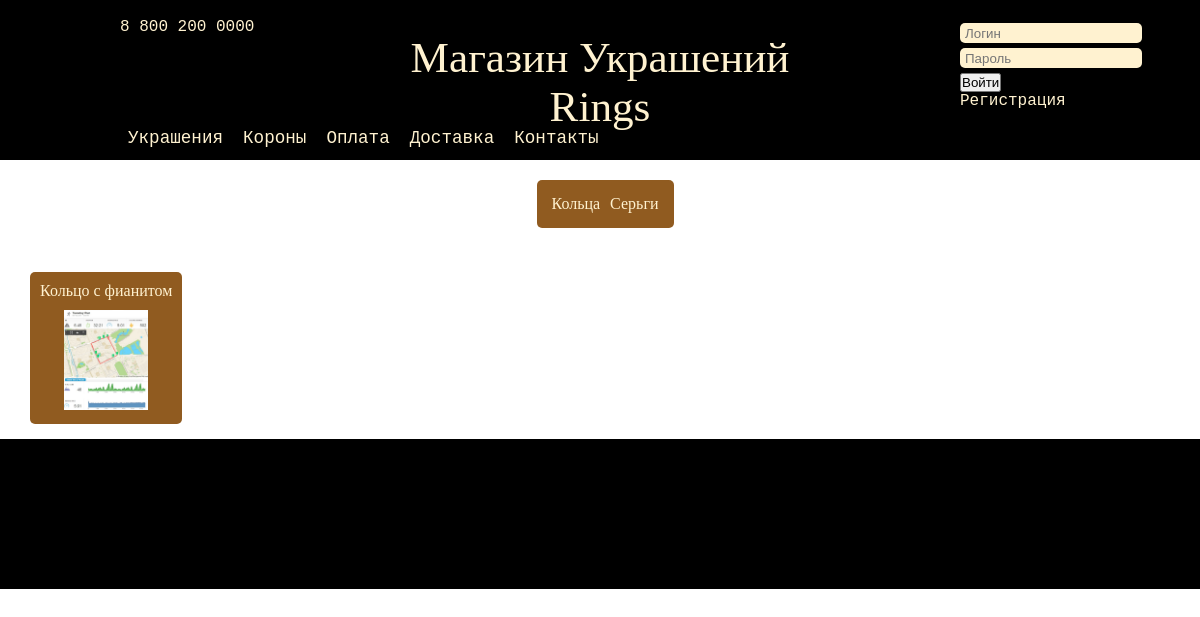
/jewels/1/, run on an earlier commit of the app's database.
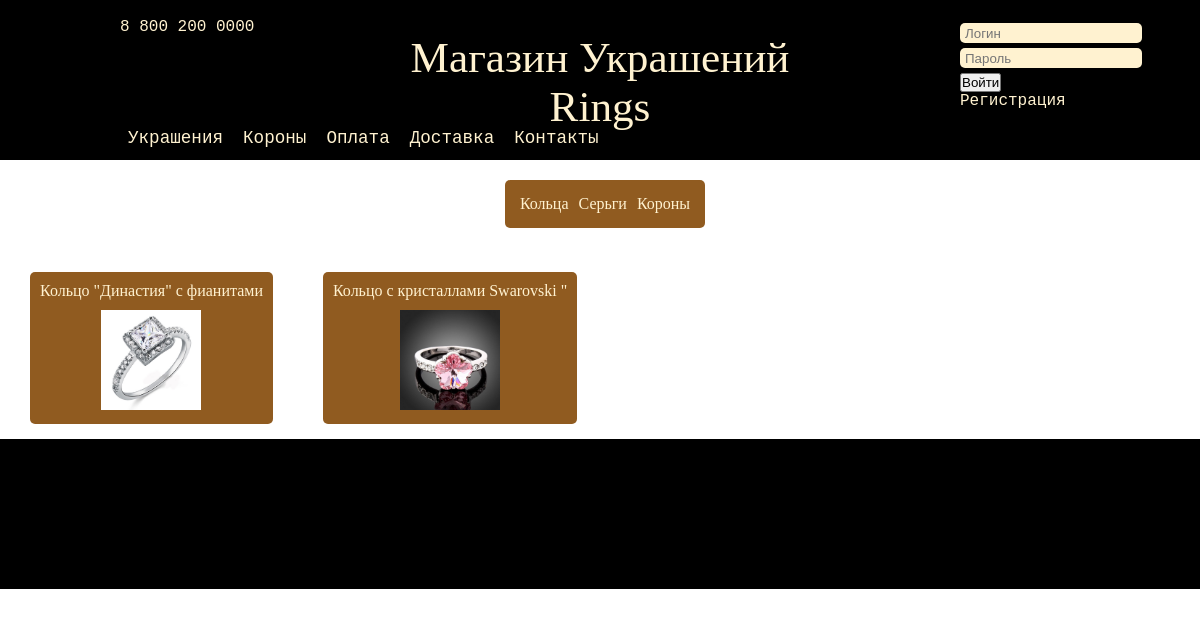
And on a later commit of the database.
### mainapp/models.py (models this page shows, shortened)
class Category(models.Model):
    name = models.CharField(verbose_name=u'название', max_length=16, unique=True)
    description = models.TextField(verbose_name='описание', blank=True)

class Jewel(models.Model):
    name = models.CharField(verbose_name=u'название', max_length=32, unique=True)
    category = models.ForeignKey('Category', blank=True)
    rating = models.PositiveIntegerField(verbose_name='рейтинг', default=0)
    image = models.ImageField(upload_to='img', blank=True)
    description = models.TextField(verbose_name='описание', blank=True)

### mainapp/views.py (the view)
# urls.py: url(r'^jewels/(\d+)/$', jeweler, name='jeweler'),
def jeweler(request, category_id):
    jewels = Jewel.objects.filter(category__id=category_id)
    categories = Category.objects.all()
    return render(request, 'jewel_page.html', {'categories': categories, 'jewels': jewels})

### templates/jewel_page.html (shortened to what this page needs)
{% extends "catalog.html" %}
{% block jewel %}
    <div class="catalog_item">
    {% for jewel in jewels %}
        <div class="jewel_container">
            <div class="name">
                {{ jewel.name }}
            </div>
            <div class="image">
                <img src="{{ jewel.image.url}}" >
            </div>
        </div>
    {% endfor %}
    </div>
{% endblock %}

### templates/catalog.html (shortened to what this page needs)
{% extends "base.html" %}
{% block text %}
    <div class="catalog_menu">
        {% for category in categories %}
            <li><a href="{% url 'jeweler' category.id %}">{{category.name}}</a></li>
        {% endfor %}
    </div>
    {% block jewel %}
    {% endblock %}
{% endblock %}

### templates/base.html (shortened to what this page needs)
{% load staticfiles %}
<!DOCTYPE html>
<html lang="ru">
<head>
    <link rel="stylesheet" href="/static/style.css"/>
</head>
<body>
    <header>
        <div class='tel'>
            8 800 200 0000
        </div>
        <div class="logo">
            <a href="/">Магазин Украшений <br> Rings</a>
        </div>
        <div class="login">
            {% include 'login.html' %}
        </div>
        <div class="menu">
            <ul>
                <li><a href="/catalog">Украшения</a></li>
                <li><a href="/">Короны</a></li>
                <li><a href="/pay">Оплата</a></li>
                <li><a href="/delivery">Доставка</a></li>
                <li><a href="/contacts">Контакты</a></li>
            </ul>
        </div>
    </header>
    <div class="gallery">
        {% block text %}
        {% endblock %}<br>
    </div>
    <footer>
    </footer>
</body>
</html>

### templates/login.html (shortened to what this page needs)
{% if user.is_authenticated %}
    Привет, {{ user.username}}! |
    <a class="outlink" href="/user/logout/">Выйти</a><br>
    {% if user.is_superuser %}
        <a href="/admin007/">Админка</a>
    {% endif %}
{% else %}
    <form method="post" class="vxod" action="/user/login/">
       <input type="text" name="login" size="20" placeholder="Логин"><br>
       <input type="password" name="password" size="20" placeholder="Пароль"><br>
       <button type="submit" class="btn btn-default">Войти</button>
    </form>
    <a href="/user/registration">Регистрация</a>
{% endif %}

### static/style.css (style rules this page uses)
* { margin: 0; padding: 0; }
header { display: block; height: 150px; background: #000; align-content: center; margin-top: 0px; padding-top: 10px; }
.gallery { display: block; width: 100%; text-align: center; align-content: center; }
.gallery img { height: 600px; }
.tel { display: block; width: 200px; height: 20px; margin-left: 10%; margin-top: 0px; color: #fff2d0; font-size: 1em; font-family: Menlo, Monaco, Consolas, "Courier New", monospace; }
.logo { display: block; width: 100%; height: 50px; margin-top: -5px; color: #fff2d0; font-size: 2.7em; text-align: center; }
.logo a { display: block width: 100px; height: 50px; text-decoration: none; color: #fff2d0; font-size: 1em; }
.login { display: block; height: 50px; width: 250px; margin-left: 80%; margin-top: -60px; color: #fff2d0; font-size: 1em; font-family: Menlo, Monaco, Consolas, "Courier New", monospace; }
.login a { border-color: #fff2d0; border-radius: 2px; color: #fff2d0; text-decoration: none; }
.vxod input { border: #fff2d0; border-radius: 5px; height: 20px; margin-bottom: 5px; background-color: #fff2d0; padding-left: 5px; }
.catalog_menu { align-content: none; text-align: left; display: inline-block; background: #905b20; margin: 20px; margin-left: 30px; color: #fff2d0; border-radius: 5px; padding: 10px; }
.catalog_menu li { display: block; float: left; color: #fff2d0; list-style-type: none; padding: 5px; }
.catalog_menu a { text-align: left; color: #fff2d0; text-decoration: none; list-style-type: none; }
.catalog_item img { height: 100px; margin-top: 10px; }
.catalog_item { float: none; display: block; color: #fff2d0; }
.jewel_container { display: block; float: left; background: #905b20; margin: 20px; margin-left: 30px; color: #fff2d0; border-radius: 5px; padding: 10px; }
.menu { display: inline-block; margin-left: 9%; margin-top: 40px; }
.menu li { text-decoration: none; float: left; margin-left: 20px; margin-top: 15px; color: #fff2d0; font-family: Menlo, Monaco, Consolas, "Courier New", monospace; list-style-type: none; }
.menu a { text-decoration: none; margin-top: 15px; color: #fff2d0; list-style-type: none; font-size: 1.1em; }
footer { display: block: float: none; height: 150px; border: red 3px; background: #000; align-content: center; margin-top: -5px; }

What changed in the data, as far as the page shows it:
removed Jewel: name "Кольцо с фианитом", image (picture)
added Category: name "Короны"
added Jewel: name "Кольцо \"Династия\" с фианитами", image (picture)
added Jewel: name "Кольцо с кристаллами Swarovski \"", image (picture)
